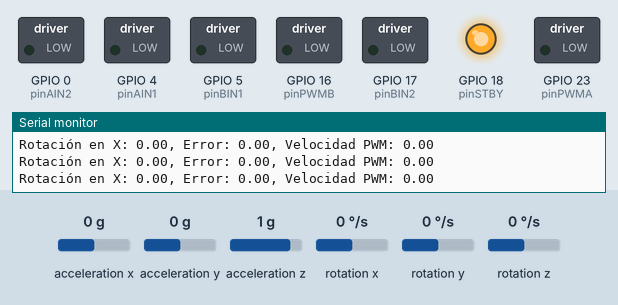
Simulated run of this sketch. Board: ESP32. Shown: switched loads named in the sketch (green lamp = pin HIGH), output pins drawn as LEDs (lit = HIGH), the last lines printed to the serial monitor. The test bench sets the inputs (shaded band); at power-on: acceleration z 1 g, acceleration x 0 g, acceleration y 0 g, rotation x 0 °/s, rotation y 0 °/s, rotation z 0 °/s.

Above: at 1.2 s.
1.3 s: acceleration z set to 0 g
At 2.7 s:
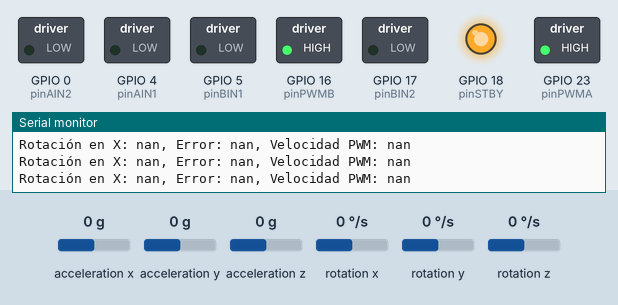
Timing chart, 0 to 4.3 s (numbered marks = the images above; inputs shaded):
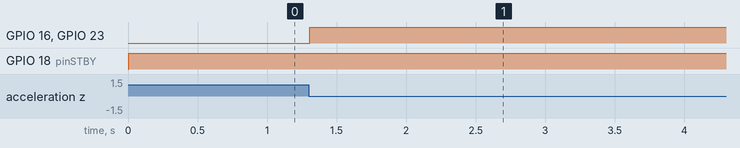

Measured:
- after the input at 1.3 s, GPIO 16 (pinPWMB), GPIO 23 (pinPWMA): LOW → HIGH at once

The sketch:

penduloCodigoV2.ino
```cpp
#include "Wire.h"
#include "I2Cdev.h"
#include "MPU6050.h"

MPU6050 sensor;

// Definiciones de pines de motores (usando números GPIO reales)
const int pinPWMA = 23;
const int pinAIN2 = 0;
const int pinAIN1 = 4;
const int pinPWMB = 16;
const int pinBIN1 = 5;
const int pinBIN2 = 17;
const int pinSTBY = 18;

// Canales PWM para ESP32
const int pwmChannelA = 0;
const int pwmChannelB = 1;

// Variables del sensor MPU6050
int16_t ax, ay, az;
int16_t gx, gy, gz;
unsigned long tiempo_prev;
float dt;
float ang_x, ang_y;
float ang_x_prev = 0, ang_y_prev = 0;

// Variables PID
float Kp = 0;
float Ki = 0;
float Kd = 0;
float integral = 0.0;
float derivative = 0.0;
float previous_error = 0.0;

void setup() {
  Serial.begin(115200);
  Wire.begin(32, 33);  // SDA, SCL
  sensor.initialize();

  if (!sensor.testConnection()) {
    Serial.println("MPU6050 no detectado. Verifica conexión.");
    while (1);
  }

  // Desactiva motores por seguridad
  digitalWrite(pinAIN1, LOW);
  digitalWrite(pinAIN2, LOW);
  digitalWrite(pinBIN1, LOW);
  digitalWrite(pinBIN2, LOW);
  digitalWrite(pinSTBY, LOW);

  // Configurar pines de motores
  pinMode(pinAIN2, OUTPUT);
  pinMode(pinAIN1, OUTPUT);
  pinMode(pinPWMA, OUTPUT);
  pinMode(pinBIN1, OUTPUT);
  pinMode(pinBIN2, OUTPUT);
  pinMode(pinPWMB, OUTPUT);
  pinMode(pinSTBY, OUTPUT);

  // Configurar PWM en ESP32
  ledcAttachPin(pinPWMA, pwmChannelA);
  ledcSetup(pwmChannelA, 5000, 8);  // 5 kHz, resolución de 8 bits (0-255)

  ledcAttachPin(pinPWMB, pwmChannelB);
  ledcSetup(pwmChannelB, 5000, 8);

  tiempo_prev = millis();
}

void loop() {
  // Obtener datos del MPU6050
  sensor.getAcceleration(&ax, &ay, &az);
  sensor.getRotation(&gx, &gy, &gz);

  // Calcular ángulos con el acelerómetro
  float accel_ang_x = atan(ay / sqrt(pow(ax, 2) + pow(az, 2))) * (180.0 / PI);
  float accel_ang_y = atan(-ax / sqrt(pow(ay, 2) + pow(az, 2))) * (180.0 / PI);

  // Calcular ángulo de rotación con giroscopio y filtro complementario
  unsigned long tiempo_actual = millis();
  dt = (tiempo_actual - tiempo_prev) / 1000.0;
  tiempo_prev = tiempo_actual;

  ang_x = 0.98 * (ang_x_prev + (gx / 131.0) * dt) + 0.02 * accel_ang_x;
  ang_y = 0.98 * (ang_y_prev + (gy / 131.0) * dt) + 0.02 * accel_ang_y;

  ang_x_prev = ang_x;
  ang_y_prev = ang_y;

  // Control del péndulo invertido usando PID
  float desired_angle = 0.0; // Ángulo deseado para mantener el equilibrio
  float error = desired_angle - ang_x;

  integral += error * dt;
  derivative = (error - previous_error) / dt;

  float motor_speed = Kp * error + Ki * integral + Kd * derivative;
  previous_error = error;

  // Controlar los motores
  enableMotors();
  moveMotor(pinPWMA, pinAIN1, pinAIN2, motor_speed, pwmChannelA);
  moveMotor(pinPWMB, pinBIN1, pinBIN2, motor_speed, pwmChannelB);

  // Mostrar por monitor serie
  Serial.print("Rotación en X: ");
  Serial.print(ang_x);
  Serial.print(", Error: ");
  Serial.print(error);
  Serial.print(", Velocidad PWM: ");
  Serial.println(motor_speed);

  delay(1); // Frecuencia alta (~1000 Hz)
}

// Activa el chip del driver de motores
void enableMotors() {
  digitalWrite(pinSTBY, HIGH);
}

// Funcion de control de un motor con PWM
void moveMotor(int pinPWM, int pinIN1, int pinIN2, float speed, int pwmChannel) {
  int pwmValue = constrain(abs(speed), 0, 255);

  if (speed > 0) {
    digitalWrite(pinIN1, HIGH);
    digitalWrite(pinIN2, LOW);
  } else if (speed < 0) {
    digitalWrite(pinIN1, LOW);
    digitalWrite(pinIN2, HIGH);
  } else {
    digitalWrite(pinIN1, LOW);
    digitalWrite(pinIN2, LOW);
  }

  ledcWrite(pwmChannel, pwmValue);
}
```
